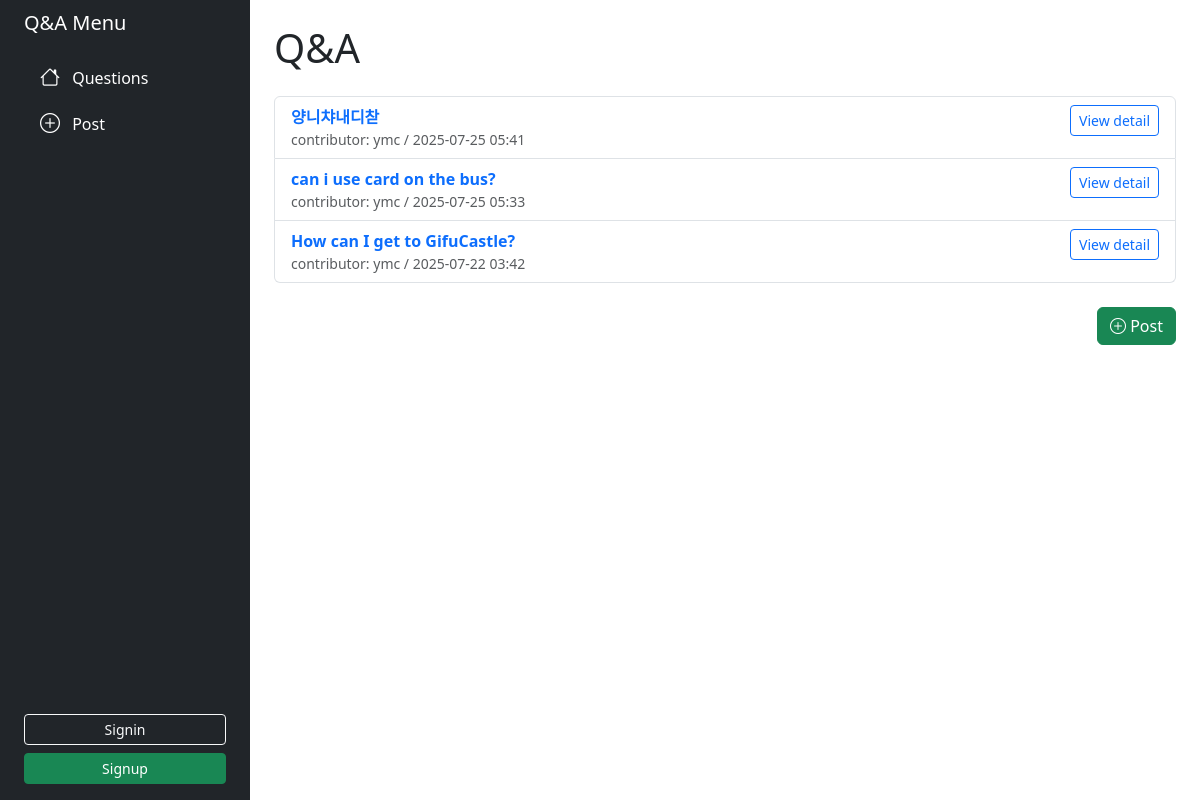
The page / on the database its author committed.
### myapp/models.py (models this page shows, shortened)
class Question(models.Model):
    title = models.CharField(max_length=200)
    content = models.TextField()
    author = models.ForeignKey(User, on_delete=models.CASCADE)
    created_at = models.DateTimeField(auto_now_add=True)
    updated_at = models.DateTimeField(auto_now=True)

### myapp/views.py (the view)
# urls.py: path('', views.QuestionListView.as_view(), name='question_list'),  # トップページ
class QuestionListView(ListView):
    model = Question
    template_name = 'myapp/question_list.html'
    context_object_name = 'questions'
    ordering = ['-created_at']

### myapp/templates/myapp/question_list.html
{% extends "base.html" %}
{% block content %}
<h1 class="mb-4">Q&A</h1>
<ul class="list-group mb-4">
  {% for q in questions %}
  <li class="list-group-item d-flex justify-content-between align-items-start">
    <div>
      <a href="{% url 'myapp:question_detail' q.pk %}" class="fw-bold text-decoration-none">
        {{ q.title }}
      </a>
      <div class="small text-muted">
        contributor: {{ q.author.username }} / {{ q.created_at|date:"Y-m-d H:i" }}
      </div>
    </div>
    <a href="{% url 'myapp:question_detail' q.pk %}" class="btn btn-sm btn-outline-primary">
      View detail
    </a>
  </li>
  {% empty %}
  <li class="list-group-item text-center text-muted">No Questions yet.</li>
  {% endfor %}
</ul>
<div class="text-end">
  <a href="{% url 'myapp:question_create' %}" class="btn btn-success">
    <i class="bi bi-plus-circle"></i> Post
  </a>
</div>
{% endblock %}

### rows shown on the page
Question: title "양니챠내디찯", author.username "ymc", created_at "2025-07-25 05:41"
Question: title "can i use card on the bus?", author.username "ymc", created_at "2025-07-25 05:33"
Question: title "How can I get to GifuCastle?", author.username "ymc", created_at "2025-07-22 03:42"
